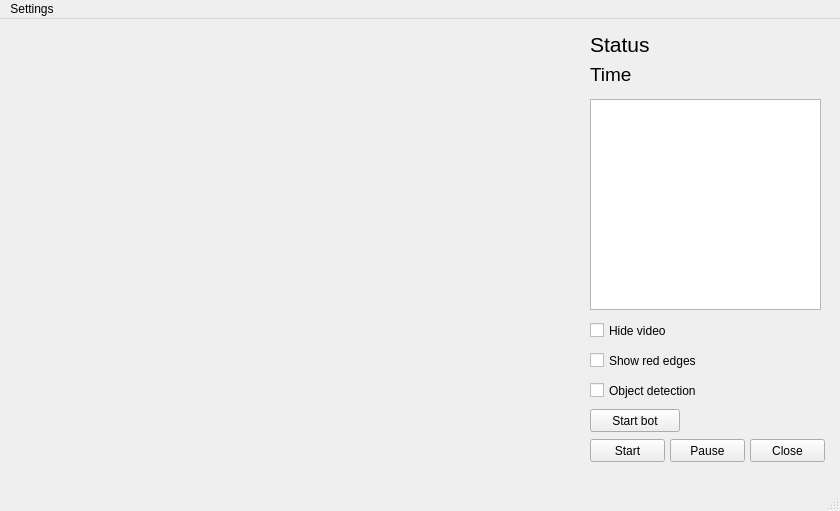
<?xml version="1.0" encoding="UTF-8"?>
<ui version="4.0">
 <class>MainWindow</class>
 <widget class="QMainWindow" name="MainWindow">
  <property name="geometry">
   <rect>
    <x>0</x>
    <y>0</y>
    <width>840</width>
    <height>511</height>
   </rect>
  </property>
  <property name="windowTitle">
   <string>Detector</string>
  </property>
  <widget class="QWidget" name="centralwidget">
   <widget class="QWidget" name="ImgWidget" native="true">
    <property name="geometry">
     <rect>
      <x>9</x>
      <y>9</y>
      <width>571</width>
      <height>431</height>
     </rect>
    </property>
   </widget>
   <widget class="QPushButton" name="startButton">
    <property name="geometry">
     <rect>
      <x>590</x>
      <y>420</y>
      <width>75</width>
      <height>23</height>
     </rect>
    </property>
    <property name="text">
     <string>Start</string>
    </property>
   </widget>
   <widget class="QPushButton" name="closeButton">
    <property name="geometry">
     <rect>
      <x>750</x>
      <y>420</y>
      <width>75</width>
      <height>23</height>
     </rect>
    </property>
    <property name="text">
     <string>Close</string>
    </property>
   </widget>
   <widget class="QLabel" name="statusLabel">
    <property name="geometry">
     <rect>
      <x>590</x>
      <y>10</y>
      <width>151</width>
      <height>31</height>
     </rect>
    </property>
    <property name="font">
     <font>
      <family>Segoe UI</family>
      <pointsize>16</pointsize>
      <weight>50</weight>
      <bold>false</bold>
     </font>
    </property>
    <property name="text">
     <string>Status</string>
    </property>
   </widget>
   <widget class="QTextBrowser" name="textField">
    <property name="geometry">
     <rect>
      <x>590</x>
      <y>80</y>
      <width>231</width>
      <height>211</height>
     </rect>
    </property>
    <property name="font">
     <font>
      <pointsize>10</pointsize>
     </font>
    </property>
   </widget>
   <widget class="QPushButton" name="pauseButton">
    <property name="geometry">
     <rect>
      <x>670</x>
      <y>420</y>
      <width>75</width>
      <height>23</height>
     </rect>
    </property>
    <property name="text">
     <string>Pause</string>
    </property>
   </widget>
   <widget class="QLabel" name="timeLabel">
    <property name="geometry">
     <rect>
      <x>590</x>
      <y>40</y>
      <width>151</width>
      <height>31</height>
     </rect>
    </property>
    <property name="font">
     <font>
      <family>Segoe UI</family>
      <pointsize>14</pointsize>
      <weight>50</weight>
      <bold>false</bold>
     </font>
    </property>
    <property name="text">
     <string>Time</string>
    </property>
   </widget>
   <widget class="QCheckBox" name="edgesCheckBox">
    <property name="enabled">
     <bool>true</bool>
    </property>
    <property name="geometry">
     <rect>
      <x>590</x>
      <y>330</y>
      <width>151</width>
      <height>23</height>
     </rect>
    </property>
    <property name="text">
     <string>Show red edges</string>
    </property>
   </widget>
   <widget class="QCheckBox" name="signalCheckBox">
    <property name="geometry">
     <rect>
      <x>590</x>
      <y>300</y>
      <width>141</width>
      <height>23</height>
     </rect>
    </property>
    <property name="text">
     <string>Hide video</string>
    </property>
   </widget>
   <widget class="QPushButton" name="botStartButton">
    <property name="enabled">
     <bool>true</bool>
    </property>
    <property name="geometry">
     <rect>
      <x>590</x>
      <y>390</y>
      <width>90</width>
      <height>23</height>
     </rect>
    </property>
    <property name="text">
     <string>Start bot</string>
    </property>
   </widget>
   <widget class="QCheckBox" name="nnDetectionCheckBox">
    <property name="enabled">
     <bool>true</bool>
    </property>
    <property name="geometry">
     <rect>
      <x>590</x>
      <y>360</y>
      <width>151</width>
      <height>23</height>
     </rect>
    </property>
    <property name="text">
     <string>Object detection</string>
    </property>
   </widget>
  </widget>
  <widget class="QMenuBar" name="menubar">
   <property name="geometry">
    <rect>
     <x>0</x>
     <y>0</y>
     <width>840</width>
     <height>31</height>
    </rect>
   </property>
   <widget class="QMenu" name="parametersMenu">
    <property name="title">
     <string>Settings</string>
    </property>
    <addaction name="parametersAction"/>
   </widget>
   <addaction name="parametersMenu"/>
  </widget>
  <widget class="QStatusBar" name="statusbar"/>
  <action name="parametersAction">
   <property name="text">
    <string>Parameters</string>
   </property>
  </action>
 </widget>
 <resources/>
 <connections/>
</ui>
